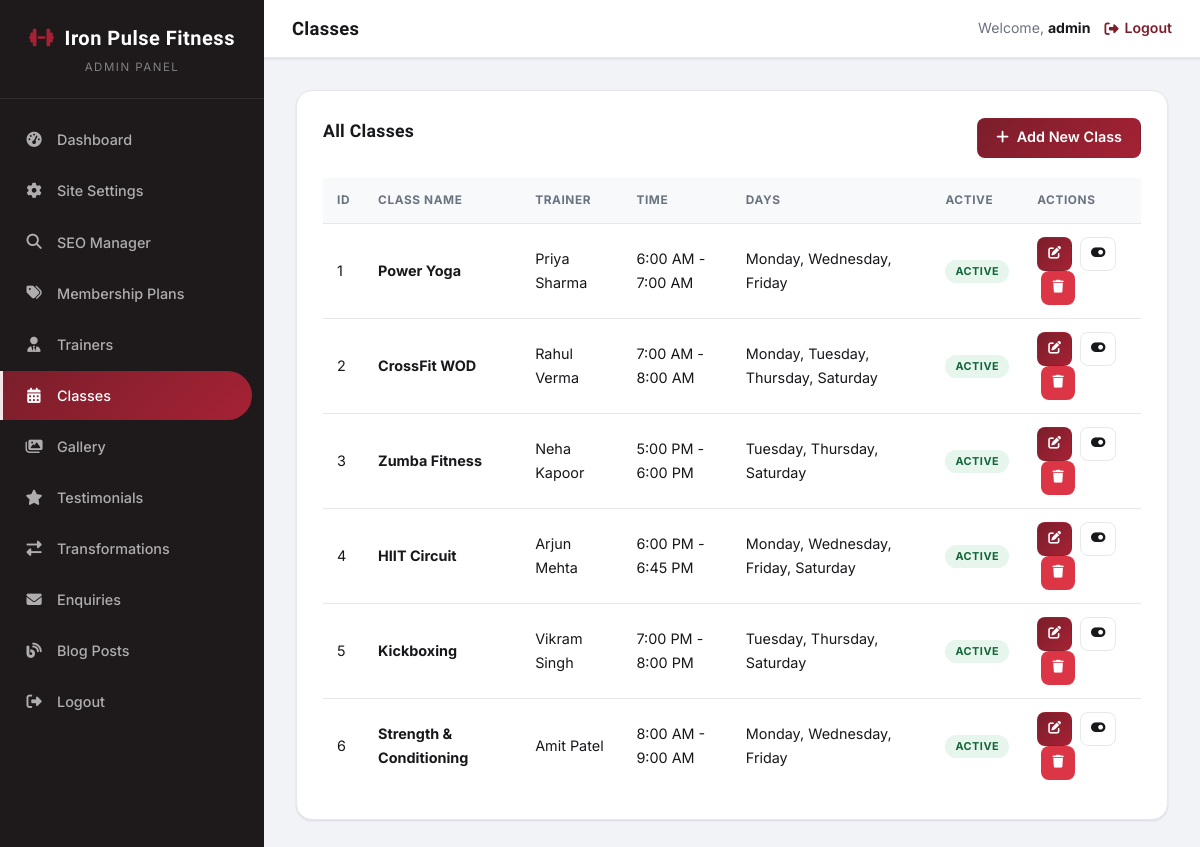
/admin/classes.php (signed in), run on the app's committed database.
### tables this page shows
CREATE TABLE `site_settings` (
  `id` INT(11) UNSIGNED NOT NULL AUTO_INCREMENT,
  `setting_key` VARCHAR(100) NOT NULL,
  `setting_value` TEXT,
  PRIMARY KEY (`id`),
  UNIQUE KEY `setting_key` (`setting_key`)
);

CREATE TABLE `classes` (
  `id` INT(11) UNSIGNED NOT NULL AUTO_INCREMENT,
  `class_name` VARCHAR(100) NOT NULL,
  `trainer_name` VARCHAR(100) NOT NULL,
  `class_time` VARCHAR(50) NOT NULL,
  `class_days` VARCHAR(100) NOT NULL,
  `duration` VARCHAR(50) NOT NULL,
  `description` TEXT DEFAULT NULL,
  `image` VARCHAR(255) DEFAULT NULL,
  `is_active` TINYINT(1) NOT NULL DEFAULT 1,
  `created_at` TIMESTAMP NOT NULL DEFAULT CURRENT_TIMESTAMP,
  `updated_at` TIMESTAMP NOT NULL DEFAULT CURRENT_TIMESTAMP ON UPDATE CURRENT_TIMESTAMP,
  PRIMARY KEY (`id`)
);

### functions.php (called while the page is built, shortened)
<?php
require_once __DIR__ . '/config.php';
function getSetting(string $key): ?string {
    global $pdo;
    static $cache = [];
    try {
        $stmt = $pdo->prepare("SELECT setting_value FROM site_settings WHERE setting_key = :key LIMIT 1");
        $stmt->execute([':key' => $key]);
        $result = $stmt->fetchColumn();
        $cache[$key] = $result !== false ? $result : null;
        return $cache[$key];
    } catch (PDOException $e) {
        return null;
    }
}
function generateCsrfToken(): string {
    return $_SESSION['csrf_token'];
}
function e(?string $text): string {
    return htmlspecialchars($text ?? '', ENT_QUOTES, 'UTF-8');
}

### admin/classes.php (the view, shortened to what this page needs)
<?php
require_once '../config.php';
require_once '../functions.php';
$pageTitle = 'Classes';
try {
    $classes = $pdo->query("SELECT * FROM classes ORDER BY id ASC")->fetchAll();
} catch (PDOException $e) {
    $classes = [];
}
$token = generateCsrfToken();
include 'includes/admin-header.php';
?>
<div class="admin-card">
    <div style="display: flex; justify-content: space-between; align-items: center; margin-bottom: 20px;">
        <h3 class="section-title" style="margin-bottom:0; border-bottom:none;">All Classes</h3>
        <a href="class-add.php" class="btn btn-primary"><i class="fas fa-plus"></i> Add New Class</a>
    </div>
    <div style="overflow-x: auto;">
        <table class="admin-table">
            <thead>
                <tr>
                    <th>ID</th>
                    <th>Class Name</th>
                    <th>Trainer</th>
                    <th>Time</th>
                    <th>Days</th>
                    <th>Active</th>
                    <th>Actions</th>
                </tr>
            </thead>
            <tbody>
                <?php if (empty($classes)): ?>
                    <tr><td colspan="7" style="text-align:center;">No classes found.</td></tr>
                <?php else: ?>
                    <?php foreach ($classes as $class): ?>
                    <tr>
                        <td><?php echo (int)$class['id']; ?></td>
                        <td><strong><?php echo e($class['class_name']); ?></strong></td>
                        <td><?php echo e($class['trainer_name']); ?></td>
                        <td><?php echo e($class['class_time']); ?></td>
                        <td><?php echo e($class['class_days']); ?></td>
                        <td><?php echo $class['is_active'] ? '<span class="badge badge-success">Active</span>' : '<span class="badge badge-danger">Inactive</span>'; ?></td>
                        <td>
                            <a href="class-edit.php?id=<?php echo (int)$class['id']; ?>" class="btn btn-primary btn-sm"><i class="fas fa-edit"></i></a>
                            <a href="classes.php?toggle=<?php echo (int)$class['id']; ?>&token=<?php echo $token; ?>" class="btn btn-secondary btn-sm"><i class="fas fa-toggle-on"></i></a>
                            <a href="classes.php?delete=<?php echo (int)$class['id']; ?>&token=<?php echo $token; ?>" class="btn btn-danger btn-sm" onclick="return confirmDelete('Delete this class?')"><i class="fas fa-trash"></i></a>
                        </td>
                    </tr>
                    <?php endforeach; ?>
                <?php endif; ?>
            </tbody>
        </table>
    </div>
</div>
<?php include 'includes/admin-footer.php'; ?>

### admin/includes/admin-header.php (shortened to what this page needs)
<?php
require_once __DIR__ . '/../../config.php';
require_once __DIR__ . '/../../functions.php';
$currentPage = basename($_SERVER['PHP_SELF']);
$gymName = getSetting('gym_name') ?? 'Gym Admin';
?>
<!DOCTYPE html>
<html lang="en">
<head>
    <link rel="stylesheet" href="https://cdnjs.cloudflare.com/ajax/libs/font-awesome/6.4.0/css/all.min.css">
    <link rel="stylesheet" href="../assets/css/admin.css">
</head>
<body>
<div class="admin-panel">
    <aside class="admin-sidebar" id="adminSidebar">
        <div class="sidebar-brand">
            <h2><i class="fas fa-dumbbell"></i> <?php echo e($gymName); ?></h2>
            <small>Admin Panel</small>
        </div>
        <ul class="sidebar-nav">
            <li><a href="dashboard.php" class="<?php echo $currentPage === 'dashboard.php' ? 'active' : ''; ?>"><i class="fas fa-tachometer-alt"></i> Dashboard</a></li>
            <li><a href="settings.php" class="<?php echo $currentPage === 'settings.php' ? 'active' : ''; ?>"><i class="fas fa-cog"></i> Site Settings</a></li>
            <li><a href="seo-manager.php" class="<?php echo $currentPage === 'seo-manager.php' ? 'active' : ''; ?>"><i class="fas fa-search"></i> SEO Manager</a></li>
            <li><a href="plans.php" class="<?php echo in_array($currentPage, ['plans.php', 'plan-add.php', 'plan-edit.php']) ? 'active' : ''; ?>"><i class="fas fa-tags"></i> Membership Plans</a></li>
            <li><a href="trainers.php" class="<?php echo in_array($currentPage, ['trainers.php', 'trainer-add.php', 'trainer-edit.php']) ? 'active' : ''; ?>"><i class="fas fa-user-tie"></i> Trainers</a></li>
            <li><a href="classes.php" class="<?php echo in_array($currentPage, ['classes.php', 'class-add.php', 'class-edit.php']) ? 'active' : ''; ?>"><i class="fas fa-calendar-alt"></i> Classes</a></li>
            <li><a href="gallery.php" class="<?php echo $currentPage === 'gallery.php' ? 'active' : ''; ?>"><i class="fas fa-images"></i> Gallery</a></li>
            <li><a href="testimonials.php" class="<?php echo $currentPage === 'testimonials.php' ? 'active' : ''; ?>"><i class="fas fa-star"></i> Testimonials</a></li>
            <li><a href="transformations.php" class="<?php echo $currentPage === 'transformations.php' ? 'active' : ''; ?>"><i class="fas fa-exchange-alt"></i> Transformations</a></li>
            <li><a href="enquiries.php" class="<?php echo $currentPage === 'enquiries.php' ? 'active' : ''; ?>"><i class="fas fa-envelope"></i> Enquiries</a></li>
            <li><a href="blog-manager.php" class="<?php echo in_array($currentPage, ['blog-manager.php', 'blog-add.php', 'blog-edit.php']) ? 'active' : ''; ?>"><i class="fas fa-blog"></i> Blog Posts</a></li>
            <li><a href="logout.php"><i class="fas fa-sign-out-alt"></i> Logout</a></li>
        </ul>
    </aside>
    <div class="admin-content">
        <div class="admin-topbar">
            <h3><?php echo e($pageTitle ?? 'Admin Panel'); ?></h3>
            <div class="admin-user">
                <span>Welcome, <strong><?php echo e($_SESSION['admin_username'] ?? 'Admin'); ?></strong></span>
                <a href="logout.php"><i class="fas fa-sign-out-alt"></i> Logout</a>
            </div>
        </div>
        <div class="admin-main">

### admin/includes/admin-footer.php (shortened to what this page needs)
        </div>
    </div>
</div>
</body>
</html>

### data on the page
site_settings: setting_value "Iron Pulse Fitness"
classes: id "1", class_name "Power Yoga", trainer_name "Priya Sharma", class_time "6:00 AM - 7:00 AM", class_days "Monday, Wednesday, Friday", is_active "ACTIVE"
classes: id "2", class_name "CrossFit WOD", trainer_name "Rahul Verma", class_time "7:00 AM - 8:00 AM", class_days "Monday, Tuesday, Thursday, Saturday", is_active "ACTIVE"
classes: id "3", class_name "Zumba Fitness", trainer_name "Neha Kapoor", class_time "5:00 PM - 6:00 PM", class_days "Tuesday, Thursday, Saturday", is_active "ACTIVE"
classes: id "4", class_name "HIIT Circuit", trainer_name "Arjun Mehta", class_time "6:00 PM - 6:45 PM", class_days "Monday, Wednesday, Friday, Saturday", is_active "ACTIVE"
classes: id "5", class_name "Kickboxing", trainer_name "Vikram Singh", class_time "7:00 PM - 8:00 PM", class_days "Tuesday, Thursday, Saturday", is_active "ACTIVE"
classes: id "6", class_name "Strength & Conditioning", trainer_name "Amit Patel", class_time "8:00 AM - 9:00 AM", class_days "Monday, Wednesday, Friday", is_active "ACTIVE"

### other printed values
$pageTitle "Classes"
$_SESSION['admin_username'] "admin"
